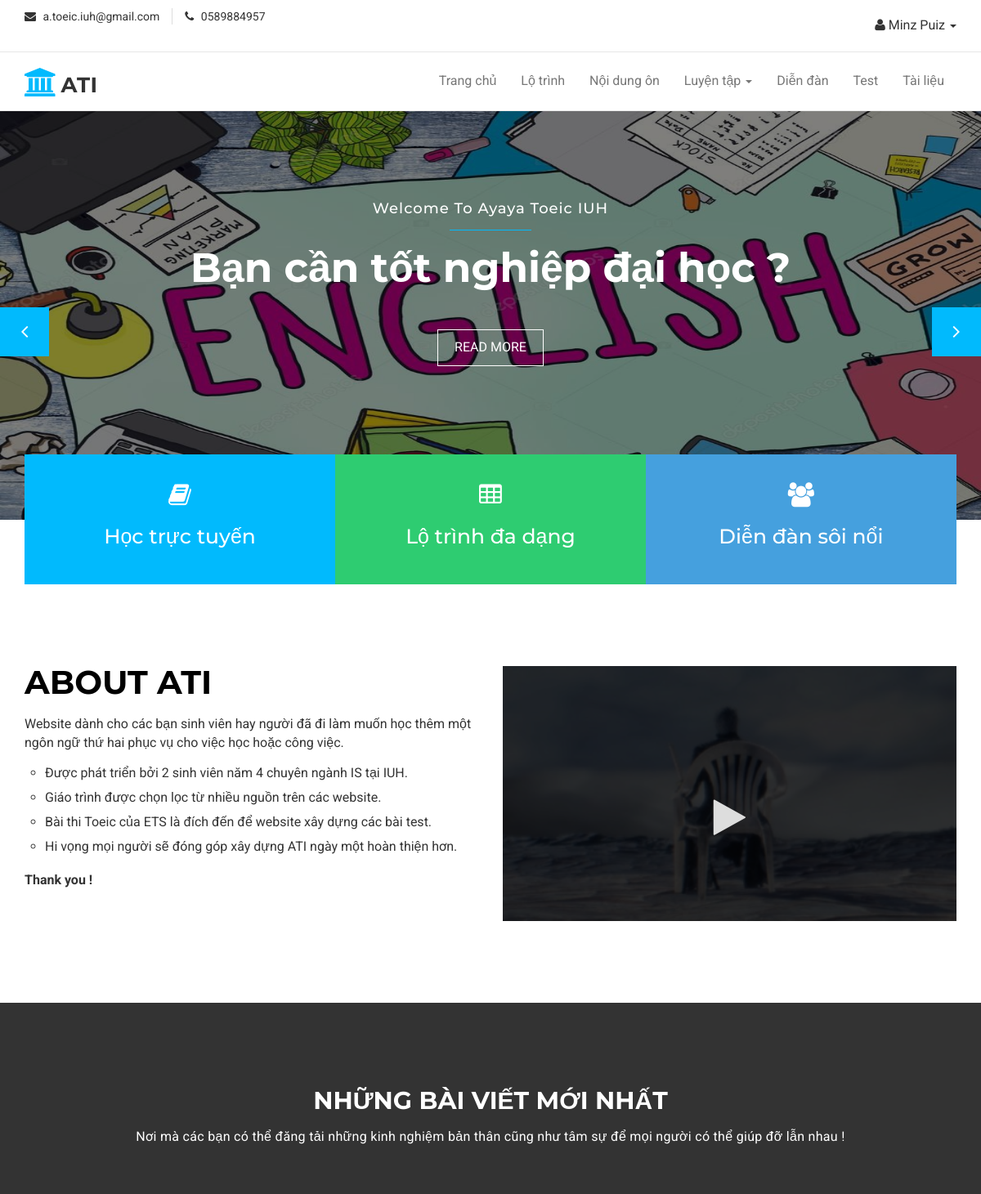
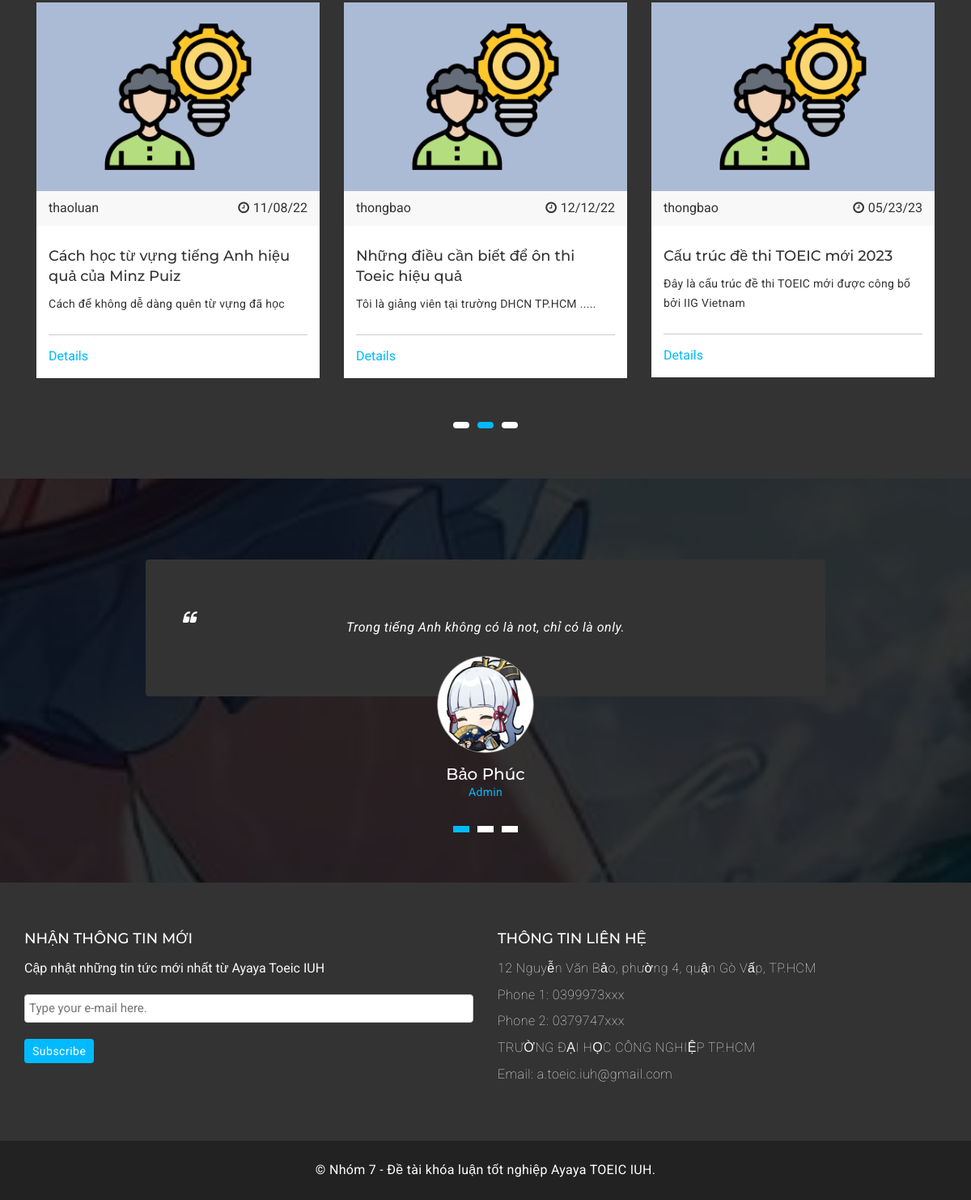
The page /view/index.php (signed in) on the database its author committed (2 pictures, top to bottom).
### tables this page shows
CREATE TABLE `diendan` (
  `MaBV` varchar(255) NOT NULL,
  `TieuDe` varchar(255) NOT NULL,
  `Mota` varchar(255) NOT NULL,
  `Baiviet` longtext NOT NULL,
  `chuyenmuc` varchar(255) NOT NULL,
  `MaUser` varchar(10) NOT NULL,
  `ngaydang` varchar(50) NOT NULL
);

### model/mbaiviet.php (called while the page is built, shortened)
<?php
    class baiviet
    {
        function xuat_baiviet()
        {
            $conn=mysqli_connect('localhost','ayayatoe','tP94l7nyXH(9#B','ayayatoe_toeic');
		    mysqli_set_charset($conn ,'utf8');
            if($conn)
            {
                $sql= "select *from diendan";
                $qr= mysqli_query($conn, $sql);
                return $qr;
            }
            else
            {
                return false;
            }
        }
    }
?>

### controller/cbaiviet.php (called while the page is built)
<?php
    include('../model/mbaiviet.php');
    class bai_post
    {
        function view_post()
        {
            $p= new baiviet();
            $r = $p->xuat_baiviet();
            return $r;
        }
    }
?>

### view/index.php (the view, shortened to what this page needs)
<?php
    include("header.php");
    if($_SESSION['vt']=='QTHT')
    {
        echo '<script>window.location.href="../Admin/index.php"</script>';
    }
    else
    {
        ?>
        <!DOCTYPE html>
        <html lang="en">
        <head>
        </head>
        <body>
            <section id="mu-slider">
                <div class="mu-slider-single">
                    <div class="mu-slider-img">
                        <figure>
                            <img src="../assets/img/slider/1.jpg" alt="img">
                        </figure>
                    </div>
                    <div class="mu-slider-content">
                        <h4>Welcome To Ayaya Toeic IUH</h4>
                        <span></span>
                        <h2>Bạn cần tốt nghiệp đại học ? </h2>
                        <a href="#" class="mu-read-more-btn">Read More</a>
                    </div>
                </div>
            </section>
            <section id="mu-service">
                <div class="container">
                    <div class="row">
                        <div class="col-lg-12 col-md-12">
                            <div class="mu-service-area">
                                <div class="mu-service-single">
                                    <span class="fa fa-book"></span>
                                    <h3>Học trực tuyến</h3>
                                </div>
                                <div class="mu-service-single">
                                    <span class="fa fa-table "></span>
                                    <h3>Lộ trình đa dạng</h3>
                                </div>
                                <div class="mu-service-single">
                                    <span class="fa fa-users"></span>
                                    <h3>Diễn đàn sôi nổi</h3>
                                </div>
                            </div>
                        </div>
                    </div>
                </div>
            </section>
            <section id="mu-about-us">
                <div class="container">
                    <div class="row">
                        <div class="col-md-12">
                            <div class="mu-about-us-area">
                                <div class="row">
                                    <div class="col-lg-6 col-md-6">
                                        <div class="mu-about-us-left">
                                            <div class="mu-title">
                                                <h2>about ATI</h2>
                                            </div>
                                            <p>Website dành cho các bạn sinh viên hay người đã đi làm muốn học thêm một ngôn ngữ thứ hai phục vụ cho việc học hoặc công việc.</p>
                                            <ul>
                                                <li>Được phát triển bởi 2 sinh viên năm 4 chuyên ngành IS tại IUH.</li>
                                                <li>Giáo trình được chọn lọc từ nhiều nguồn trên các website.</li>
                                                <li>Bài thi Toeic của ETS là đích đến để website xây dựng các bài test.</li>
                                                <li>Hi vọng mọi người sẽ đóng góp xây dựng ATI ngày một hoàn thiện hơn.</li>
                                            </ul>
                                            <p style="font-weight: bold;">Thank you !</p>
                                        </div>
                                    </div>
                                    <div class="col-lg-6 col-md-6">
                                        <div class="mu-about-us-right">
                                            <a id="mu-abtus-video" href="https://www.youtube.com/embed/1HMnDELvTag" target="mutube-video">
                                                <img src="../assets/img/vergil.jpg" alt="img">
                                            </a>
                                        </div>
                                    </div>
                                </div>
                            </div>
                        </div>
                    </div>
                </div>
            </section>
            <section id="mu-latest-courses">
                <div class="container">
                    <div class="row">
                        <div class="col-lg-12 col-md-12">
                            <div class="mu-latest-courses-area">
                                <div class="mu-title">
                                    <h2>Những bài viết mới nhất</h2>
                                    <p>Nơi mà các bạn có thể đăng tải những kinh nghiệm bản thân cũng như tâm sự để mọi người có thể giúp đỡ lẫn nhau !</p>
                                </div>
                                <div id="mu-latest-course-slide" class="mu-latest-courses-content">
                            <?php
                                include('../controller/cbaiviet.php');
                                $p=new bai_post();
                                $minz = $p->view_post();
                                while($row=mysqli_fetch_assoc($minz))
                                {
                                    $chuyenmuc=$row['chuyenmuc'];
                                    $TieuDe=$row['TieuDe'];
                                    $Mota=$row['Mota'];
                                    $MaBV = $row['MaBV'];
                                    $Ngaydang=$row['ngaydang'];
                                    echo '
                                            <div class="col-lg-4 col-md-4 col-xs-12">
                                                <div class="mu-latest-course-single">
                                                    <figure class="mu-latest-course-img">
                                                        <a href="blog-single.php?chuyenmuc='.$chuyenmuc.'&tieude='.$TieuDe.'&post='.$MaBV.'"><img src="../assets/img/courses/1.jpg" alt="img"></a>
                                                        <figcaption class="mu-latest-course-imgcaption">
                                                            <a href="#">'.$chuyenmuc.'</a>
                                                            <span><i class="fa fa-clock-o"></i>'.$Ngaydang.'</span>
                                                        </figcaption>
                                                    </figure>
                                                    <div class="mu-latest-course-single-content">
                                                        <h4><a href="blog-single.php?chuyenmuc='.$chuyenmuc.'&tieude='.$TieuDe.'&post='.$MaBV.'">'.$TieuDe.'</a></h4>
                                                        <p>'.$Mota.'</p>
                                                        <div class="mu-latest-course-single-contbottom">
                                                            <a class="mu-course-details" href="blog-single.php?chuyenmuc='.$chuyenmuc.'&tieude='.$TieuDe.'&post='.$MaBV.'">Details</a>
                                                        </div>
                                                    </div>
                                                </div>
                                            </div>';
                                }
                            ?>
                            </div>
                            </div>
                            </div>
                        </div>
                    </div>
            </section>
            <section id="mu-testimonial">
                <div class="container">
                    <div class="row">
                        <div class="col-md-12">
                            <div class="mu-testimonial-area">
                                <div id="mu-testimonial-slide" class="mu-testimonial-content">
                                    <div class="mu-testimonial-item">
                                        <div class="mu-testimonial-quote">
                                            <blockquote>
                                                <p>Trong tiếng Anh không có là not, chỉ có là only.</p>
                                            </blockquote>
                                        </div>
                                        <div class="mu-testimonial-img">
                                            <img src="../assets/img/teachers/Ayakaka.jpg" alt="img">
                                        </div>
                                        <div class="mu-testimonial-info">
                                            <h4>Bảo Phúc</h4>
                                            <span>Admin</span>
                                        </div>
                                    </div>
                                </div>
                            </div>
                        </div>
                    </div>
                </div>
            </section>
            <?php
                include("footer.php");
            ?>
        </body>
        </html>
<?php
    }
?>

### assets/css/theme-color/default-theme.css (style rules this page uses)
#mu-slider .mu-slider-single .mu-slider-content span { background-color: #01bafd; }
.mu-latest-course-single .mu-latest-course-single-content .mu-latest-course-single-contbottom .mu-course-details { color: #01bafd; }
#mu-testimonial .mu-testimonial-area .mu-testimonial-content .mu-testimonial-item .mu-testimonial-info span { color: #01bafd; }

### rows shown on the page
diendan: chuyenmuc "thaoluan", ngaydang "11/08/22", TieuDe "Cách học từ vựng tiếng Anh hiệu quả của Minz Puiz", Mota "Cách để không dễ dàng quên từ vựng đã học"
diendan: chuyenmuc "thongbao", ngaydang "12/12/22", TieuDe "Những điều cần biết để ôn thi Toeic hiệu quả", Mota "Tôi là giảng viên tại trường DHCN TP.HCM ....."
diendan: chuyenmuc "thongbao", ngaydang "05/23/23", TieuDe "Cấu trúc đề thi TOEIC mới 2023", Mota "Đây là cấu trúc đề thi TOEIC mới được công bố bởi IIG Vietnam"

### other values the page prints
$r['TenUser'] "Minz Puiz"
